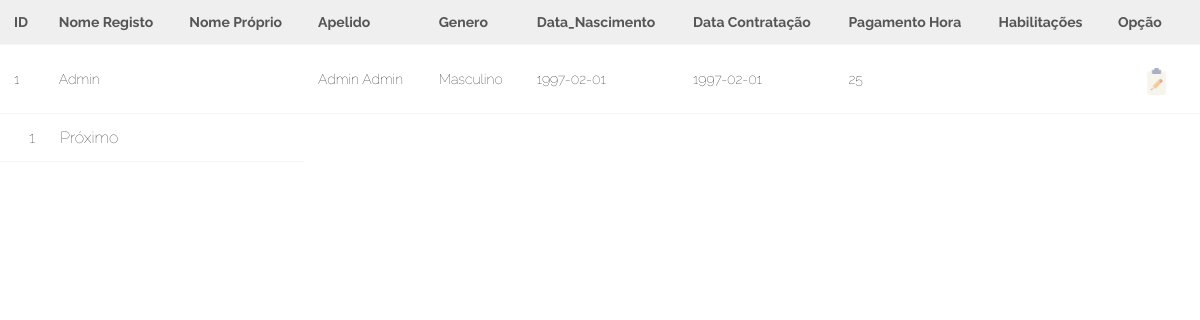
Screenshot of /admin/user_list.php with the database file from the repository.
### tables this page shows
CREATE TABLE `utilizador` (
  `CodUser` int(11) NOT NULL auto_increment,
  `Nome_Registo` varchar(50) default NULL,
  `Senha` varchar(256) default NULL,
  `Nome_Proprio` varchar(100) default NULL,
  `Apelido` varchar(100) default NULL,
  `Genero` varchar(50) default NULL,
  `Data_Nascimento` date default NULL,
  `Data_Contratacao` date default NULL,
  `Pagamentos_Hora` varchar(50) default NULL,
  `Habilitacoes` varchar(50) default NULL,
  `Rua` varchar(200) default NULL,
  `N_Telemovel` int(11) default NULL,
  `N_Telefone` int(11) default NULL,
  `Email` varchar(100) default NULL,
  `Notas_contacto` varchar(500) default NULL,
  `Notas_Contracto` varchar(500) default NULL,
  `CodTipoU` int(11) default '2',
  `CodCi` int(11) default NULL,
  PRIMARY KEY  (`CodUser`),
  KEY `CodTipoU` (`CodTipoU`),
  KEY `CodCi` (`CodCi`),
  CONSTRAINT `utilizador_ibfk_1` FOREIGN KEY (`CodTipoU`) REFERENCES `tipouser` (`CodTipoU`),
  CONSTRAINT `utilizador_ibfk_2` FOREIGN KEY (`CodCi`) REFERENCES `cidade` (`CodCi`)
);

### WEB/admin/user_list.php (the view, shortened to what this page needs)
<!DOCTYPE html>
<?php
$con=mysqli_connect("localhost","root","") or die(mysqli_error());
mysqli_select_db($con,"frotas") or die(mysqli_error($con));
?>
<html>
  <head>
	<link rel="stylesheet" href="style.css" type="text/css" />
  </head>
<body>
<?php
	$start=0;
	$limit=7;
	$page=0;
 	$sql=mysqli_query($con, "SELECT * FROM utilizador, cidade, tipouser, pais WHERE pais.CodPais=cidade.CodPais and tipouser.CodTipoU=utilizador.CodTipoU and cidade.CodCi=utilizador.CodCi  ORDER BY CodUser ASC LIMIT $start, $limit") or die(mysqli_error($con));
?>
<table align='center' class='table-fill'>
	<?php
	echo "<tr>";
                echo "<th>ID</th>";
                echo "<th>Nome Registo</th>";
                echo "<th>Nome Próprio</th>";
				echo "<th>Apelido</th>";
				echo "<th>Genero</th>";
				echo "<th>Data_Nascimento</th>";
				echo "<th>Data Contratação</th>";
				echo "<th>Pagamento Hora</th>";
				echo "<th>Habilitações</th>";
				echo "<th>Opção</th>";
            echo "</tr>";
	?>
	<?php
		while($row=mysqli_fetch_assoc($sql))
		{
	?>
	<?php
	  echo "<tr>";
                echo "<td>" . $row['CodUser'] . "</td>";
                echo "<td>" . $row['Nome_Registo'] . "</td>";
                echo "<td>" . $row['Nome_Prorio'] . "</td>";
                echo "<td>" . $row['Apelido'] . "</td>";
				echo "<td>" . $row['Genero'] . "</td>";
				echo "<td>" . $row['Data_Nascimento'] . "</td>";
				echo "<td>" . $row['Data_Contratacao'] . "</td>";
				echo "<td>" . $row['Pagamentos_Hora'] . "</td>";
				echo "<td>" . $row['Hsbilitacoes'] . "</td>";
				echo "<td>" . "<a href='ver_despesa.php?id=".$row['CodDesp']."' target='_blank'><img src='logos/edit.png' class='imgg' /></a>" . "</td>";
            echo "</tr>";
	?>
	<?php
		}
	?>
	<tr>
		<td colspan='3'>
	<?php
	$rows=mysqli_num_rows(mysqli_query($con, "select * from utilizador"));
	$total=ceil($rows/$limit);
	for($i=1;$i<=$total;$i++)
	{
		echo "<a class='paging' href='?page=".$i."'>".$i."</a>";
	}
	if($page!=$total)
	{
		echo "<a class='paging' href='?page=".($page+1)."' class=paging''>Próximo</a>";
	}
	?>
	</td>
	</tr>
</table>
</body>
</html>

### WEB/admin/style.css (style rules this page uses)
* { margin:0; padding:0; }
table { font-family: Verdana, Geneva, sans-serif; width: 100%; border-collapse: collapse; }
th, td { text-align: left; font-size: 14px; font-family: "Raleway"; border-bottom: solid #f9f5f5 1px; padding: 14px; }
td { text-align: left; }
img { width: 70px; height: 70px; margin-top: 9px; }
.imgg { width: 27px; height: 27px; margin-left: 10px; opacity: 0.5; }
tr:nth-child(even) { background-color: white }
th { background-color: #efefef; color: #555; ; }
body { display: flex; min-height: 100vh; flex-direction: column; }

### WEB/admin/user_list.php (style rules this page uses)
body, html { height: 100%; margin: 0; font-family: helvetica; font-weight: 100; }
td a { font-size:16px; color:#1f1f1f; margin-left:5px; padding:5px 10px; text-decoration:none; border-radius: 10px; }

### rows the page displays
utilizador: CodUser "1", Nome_Registo "Admin", Apelido "Admin Admin", Genero "Masculino", Data_Nascimento "1997-02-01", Data_Contratacao "1997-02-01", Pagamentos_Hora "25"
